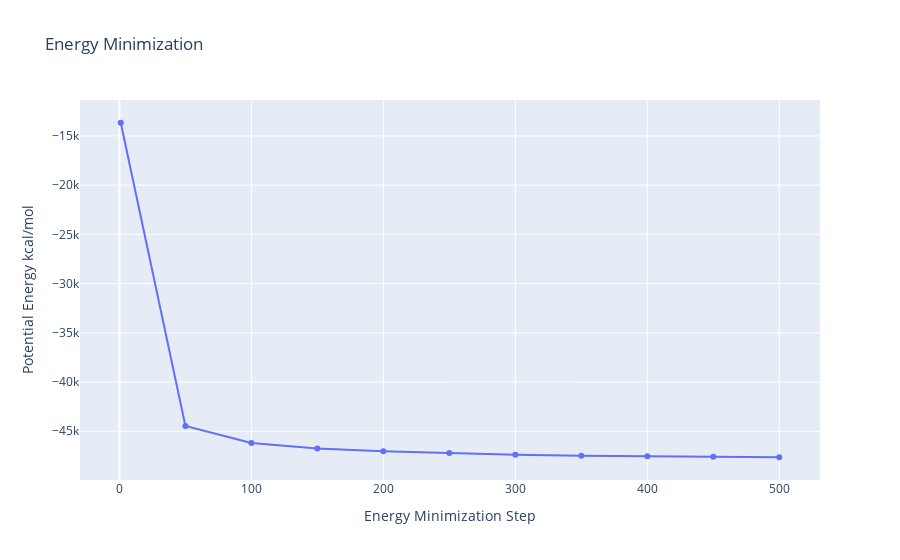

The notebook cell this image was saved under:
### Code cell
# Read data from file and filter energy values higher than 1000 Kj/mol^-1
with open(output_h_min_dat_path,'r') as energy_file:
    x,y = map(
        list,
        zip(*[
            (float(line.split()[0]),float(line.split()[1]))
            for line in energy_file 
            if not line.startswith(("#","@")) 
            if float(line.split()[1]) < 1000 
        ])
    )

plotly.offline.init_notebook_mode(connected=True)

fig = {
    "data": [go.Scatter(x=x, y=y)],
    "layout": go.Layout(title="Energy Minimization",
                        xaxis=dict(title = "Energy Minimization Step"),
                        yaxis=dict(title = "Potential Energy kcal/mol")
                       )
}

plotly.offline.iplot(fig)

### Figure 1 — Plotly figure (JSON) as saved in the notebook; plotly's stock layout.template omitted (floating-point values rounded to 4 significant figures)
{"data": [{"type": "scatter", "x": [1, 50, 100, 150, 200, 250, 300, 350, 400, 450, 500], "y": [-13659, -44459, -46185, -46761, -47023, -47214, -47391, -47478, -47537, -47594, -47638]}], "layout": {"title": {"text": "Energy Minimization"}, "xaxis": {"title": {"text": "Energy Minimization Step"}}, "yaxis": {"title": {"text": "Potential Energy kcal/mol"}}}}
